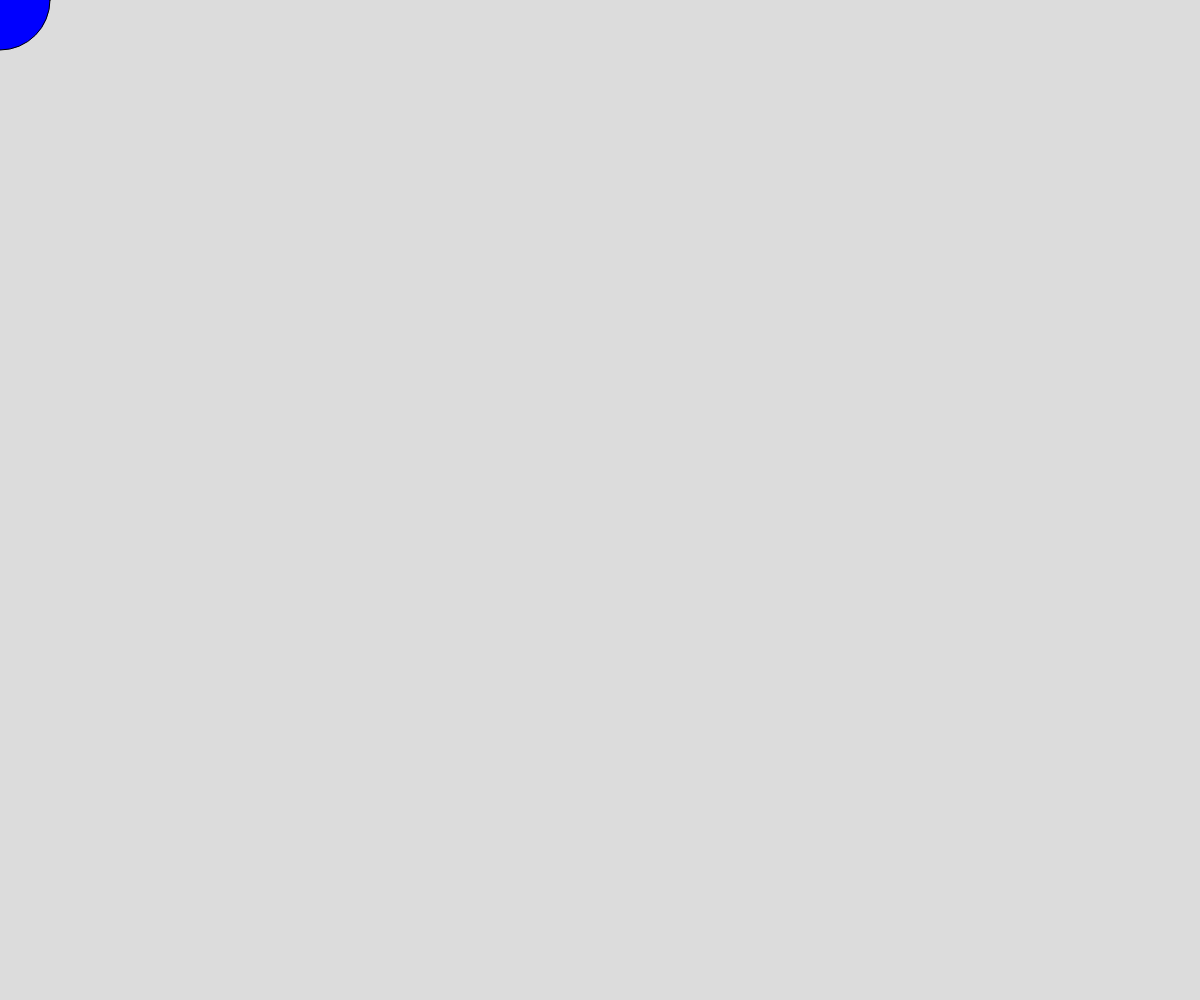
Frame 1 (no input)
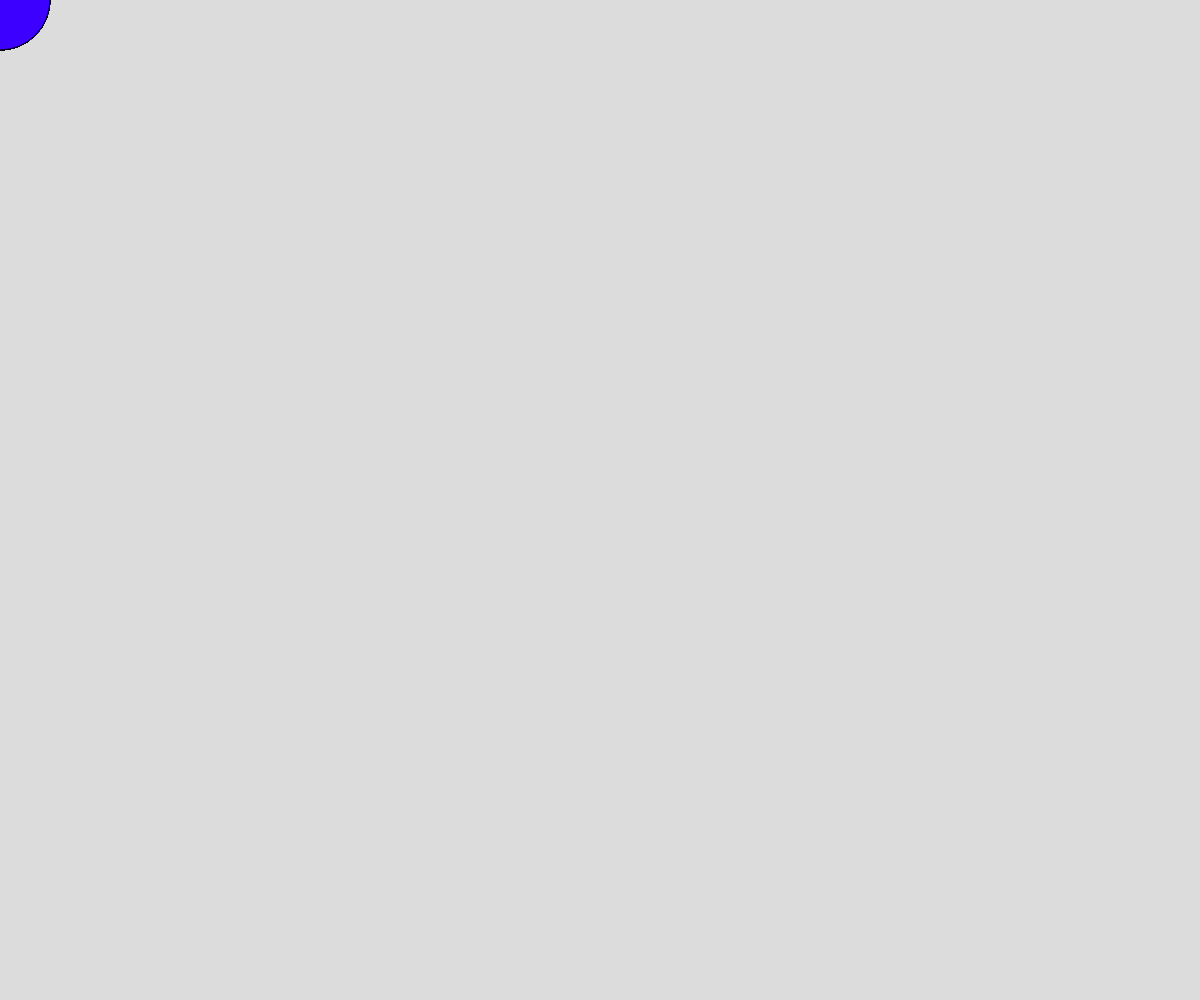
Frame 60 (no input)
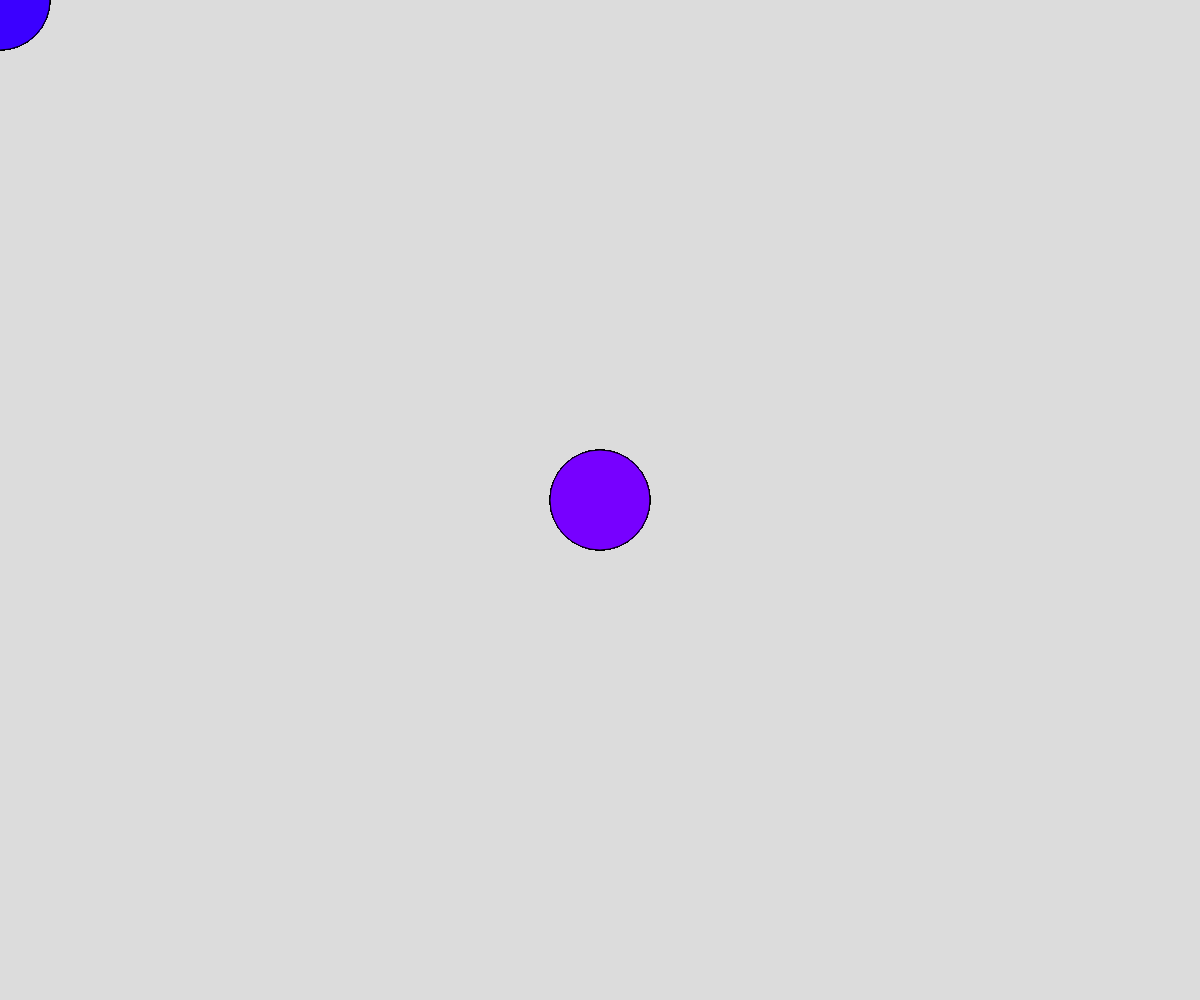
Frame 120 (the mouse pressed at the canvas centre since frame 60)

The p5.js sketch that drew these frames (run headless with seeded random() and noise() and a simulated clock; from frame 60 on, the mouse is pressed at the canvas centre):

// p5.js sketch
// ── sketch.js
// Project Title
// Your Name
// Date
//
// Extra for Experts:
// - describe what you did to take this project "above and beyond"

let redAmount = 0;
let redChangeAmount = 1;

function setup() {
  createCanvas(windowWidth, windowHeight);
  background(220);
}

function draw() {
  fill(redAmount,0,255);
  ellipse(mouseX,mouseY,100,100);

  redAmount += redChangeAmount;
  
  if (redAmount >= 255) {
    redChangeAmount *= -1;
  }
  if (redAmount <= 0){
    redChangeAmount *= -1;

  }
  console.log(redAmount);
  
  }
